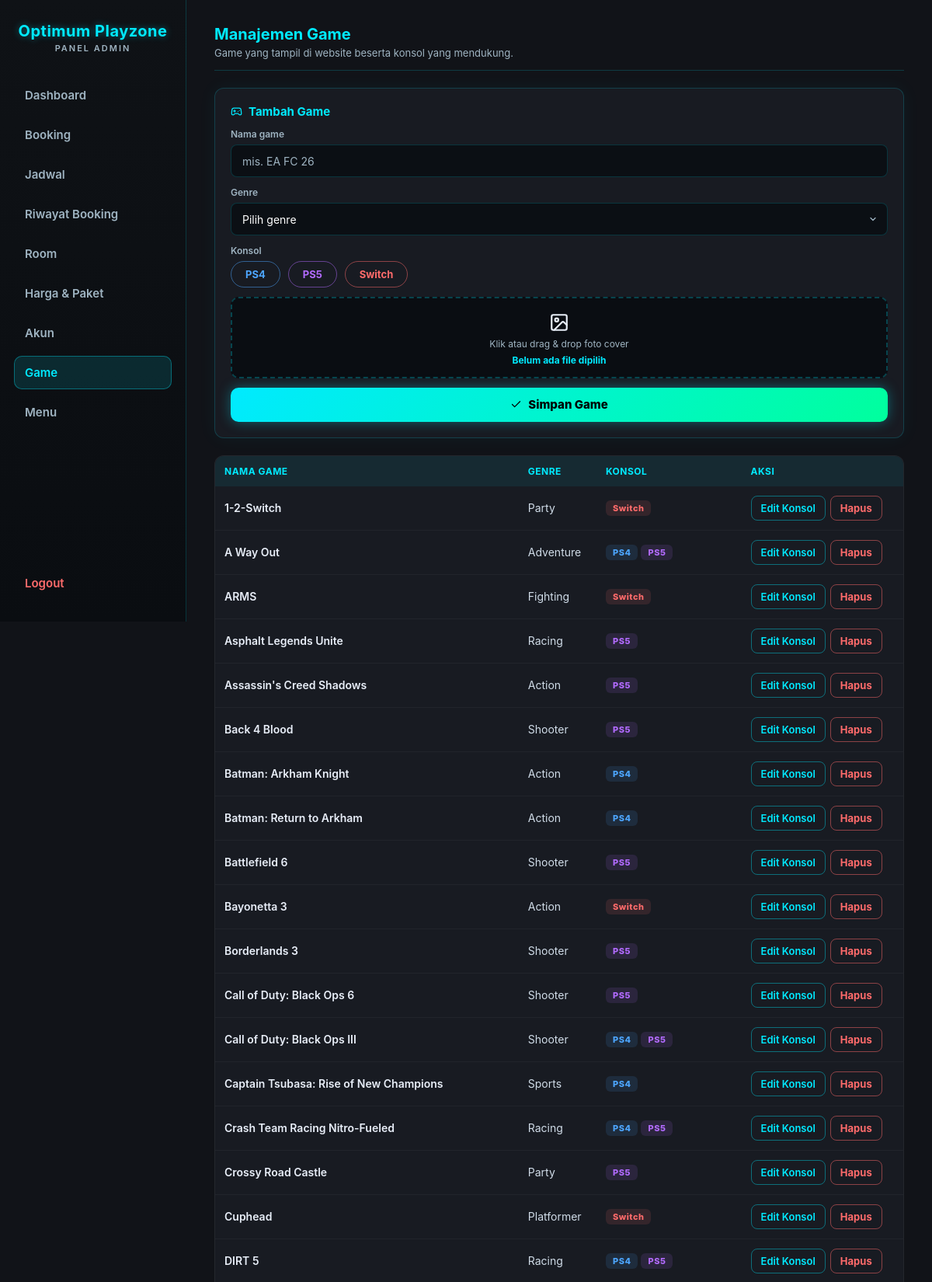
/KITSUNE-ADMIN.php?page=game (signed in, upper part), run on the app's committed database.
### tables this page shows
CREATE TABLE `games` (
  `id` int(11) NOT NULL AUTO_INCREMENT,
  `title` varchar(100) NOT NULL,
  `genre` varchar(50) NOT NULL,
  `image` varchar(255) DEFAULT NULL,
  `is_active` tinyint(1) DEFAULT 1,
  `created_at` timestamp NOT NULL DEFAULT current_timestamp(),
  PRIMARY KEY (`id`)
);

### booking_lib.php (called while the page is built, shortened)
<?php
function pricePackages() {
  static $cache = null;
  if ($cache === null) {
    global $conn;
    $cache = [];
    foreach ($conn->query("SELECT rate, hours, price FROM price_packages ORDER BY rate, hours") as $r) {
      $cache[intval($r["rate"])][intval($r["hours"]) - 1] = intval($r["price"]);
    }
    $cache = array_filter($cache, fn($p) => count($p) === PACKAGE_HOURS);
  }
  return $cache;
}
function studentPrices() {
  static $cache = null;
  if ($cache === null) {
    global $conn;
    $cache = [];
    foreach ($conn->query("SELECT rate, price_1h, price_3h FROM student_prices ORDER BY rate") as $r) {
      $cache[intval($r["rate"])] = [intval($r["price_1h"]), intval($r["price_3h"])];
    }
  }
  return $cache;
}
function pricingJson() {
  return json_encode(['packages' => pricePackages(), 'student' => studentPrices()]);
}

### db.php (called while the page is built, shortened)
<?php
function passwordSig($hash) {
  return substr(hash('sha256', (string) $hash), 0, 16);
}
function isAdminSession($conn) {
  $id = intval($_SESSION['admin_id']);
  $stmt = $conn->prepare("SELECT password FROM users WHERE id = ? AND role = 'admin'");
  $stmt->bind_param("i", $id);
  $stmt->execute();
  $row = $stmt->get_result()->fetch_assoc();
  $ok = $row && (empty($_SESSION['admin_pw_sig']) || hash_equals($_SESSION['admin_pw_sig'], passwordSig($row['password'])));
  return $ok;
}

### KITSUNE-ADMIN.php (the view, shortened to what this page needs)
<?php
require __DIR__ . '/db.php';
require_once __DIR__ . '/booking_lib.php';
require __DIR__ . '/icons.php';
function jsArg($v) {
  return htmlspecialchars(json_encode($v, JSON_HEX_TAG | JSON_HEX_APOS | JSON_HEX_QUOT | JSON_HEX_AMP | JSON_INVALID_UTF8_SUBSTITUTE), ENT_QUOTES);
}
$isAdmin = isAdminSession($conn);
$navItems = ['dashboard' => 'Dashboard', 'booking' => 'Booking', 'jadwal' => 'Jadwal', 'riwayat' => 'Riwayat Booking',
             'room' => 'Room', 'harga' => 'Harga & Paket', 'akun' => 'Akun', 'game' => 'Game', 'menu' => 'Menu'];
$page    = $_GET['page'] ?? 'dashboard';
?>
<!DOCTYPE html>
<html>
<head>
  <link rel="stylesheet" href="admin.css?v=<?= filemtime(__DIR__ . '/admin.css') ?>">
</head>
<body data-open-sec="<?= BOOKING_OPEN_SEC ?>" data-close-sec="<?= BOOKING_CLOSE_SEC ?>" data-pricing="<?= htmlspecialchars(pricingJson()) ?>">
<?php if (!$isAdmin): ?>
  <div class="login-box">
    <h2>Optimum Playzone<span class="brand-sub">Login Admin</span></h2>
    <?php if (isset($error)): ?>
      <p class="error"><?= htmlspecialchars($error) ?></p>
    <?php endif; ?>
    <form method="post">
      <input name="username" placeholder="Username" required>
      <input type="password" name="password" placeholder="Password" required>
      <button name="login">Login</button>
    </form>
  </div>
<?php else: ?>
<nav class="sidebar">
  <h2>Optimum Playzone<span class="brand-sub">Panel Admin</span></h2>
  <?php foreach ($navItems as $key => $label): ?>
    <a href="?page=<?= $key ?>" data-nav="<?= $key ?>"<?= $page === $key ? ' class="active"' : '' ?>><?= htmlspecialchars($label) ?>
    </a>
  <?php endforeach; ?>
  <form method="post" class="logout-form">
    <button type="submit" name="logout" value="1">Logout</button>
  </form>
</nav>
<main>
<?php if ($page === 'dashboard'): ?>
  <?php
    releaseNoShows($conn);
    $now        = time();
    $todayStart = strtotime('today', $now);
    $monthStart = strtotime(date('Y-m-01', $now));
    $monthEnd   = strtotime('+1 month', $monthStart);
    $bulanNama  = ['Januari','Februari','Maret','April','Mei','Juni','Juli','Agustus','September','Oktober','November','Desember'];
    $bulanIni   = $bulanNama[intval(date('n', $now)) - 1] . ' ' . date('Y', $now);
    $revenueSince = function ($from) use ($conn) {
      $stmt = $conn->prepare("SELECT COALESCE(SUM(p.amount), 0) AS s FROM booking_payments p JOIN bookings b ON b.id = p.booking_id WHERE b.payment_status <> 'cancelled' AND p.paid_at >= ?");
      $stmt->bind_param("i", $from);
      $stmt->execute();
      $s = intval($stmt->get_result()->fetch_assoc()['s']);
      $stmt->close();
      return $s;
    };
    $revToday = $revenueSince($todayStart);
    $revMonth = $revenueSince($monthStart);
    $tomorrow = $todayStart + 86400;
    $stmt = $conn->prepare("SELECT COUNT(*) AS n FROM bookings WHERE payment_status <> 'cancelled' AND start_time >= ? AND start_time < ?");
    $stmt->bind_param("ii", $todayStart, $tomorrow);
    $stmt->execute();
    $bookToday = intval($stmt->get_result()->fetch_assoc()['n']);
    $stmt->close();
    $monthStartSql = date('Y-m-d 00:00:00', $monthStart);
    $stmt = $conn->prepare("SELECT COALESCE(SUM(quantity * unit_price), 0) AS s FROM menu_orders WHERE status = 'selesai' AND created_at >= ?");
    $stmt->bind_param("s", $monthStartSql);
    $stmt->execute();
    $menuMonth = intval($stmt->get_result()->fetch_assoc()['s']);
    $stmt->close();
    $days = [];
    for ($i = 13; $i >= 0; $i--) {
      $d = strtotime("-$i day", $todayStart);
      $days[date('Y-m-d', $d)] = ['ts' => $d, 'sum' => 0, 'count' => 0];
    }
    $chartFrom = reset($days)['ts'];
    $stmt = $conn->prepare("
      SELECT DATE(FROM_UNIXTIME(p.paid_at)) AS d, SUM(p.amount) AS s, COUNT(*) AS n
      FROM booking_payments p JOIN bookings b ON b.id = p.booking_id
      WHERE b.payment_status <> 'cancelled' AND p.paid_at >= ?
      GROUP BY d
    ");
    $stmt->bind_param("i", $chartFrom);
    $stmt->execute();
    $res = $stmt->get_result();
    while ($row = $res->fetch_assoc()) {
      if (isset($days[$row['d']])) {
        $days[$row['d']]['sum'] = intval($row['s']);
        $days[$row['d']]['count'] = intval($row['n']);
      }
    }
    $stmt->close();
    $maxDay = max(1, max(array_column($days, 'sum')));
    $stmt = $conn->prepare("SELECT payment_status, source, COUNT(*) AS n FROM bookings WHERE start_time >= ? AND start_time < ? GROUP BY payment_status, source");
    $stmt->bind_param("ii", $monthStart, $monthEnd);
    $stmt->execute();
    $byStatus = ['paid' => 0, 'unpaid' => 0, 'cancelled' => 0];
    $bySource = ['online' => 0, 'walkin' => 0];
    $res = $stmt->get_result();
    while ($row = $res->fetch_assoc()) {
      $byStatus[$row['payment_status']] = ($byStatus[$row['payment_status']] ?? 0) + intval($row['n']);
      if ($row['payment_status'] !== 'cancelled') $bySource[$row['source']] += intval($row['n']);
    }
    $stmt->close();
    $totalMonth = max(1, array_sum($byStatus));
    $totalSource = max(1, array_sum($bySource));
    $stmt = $conn->prepare("
      SELECT r.title, r.console_type, r.console_model, COUNT(b.id) AS n, COALESCE(SUM(b.amount_paid), 0) AS s
      FROM bookings b JOIN rooms r ON r.id = b.room_id
      WHERE b.payment_status <> 'cancelled' AND b.start_time >= ? AND b.start_time < ?
      GROUP BY r.id ORDER BY n DESC, s DESC LIMIT 5
    ");
    $stmt->bind_param("ii", $monthStart, $monthEnd);
    $stmt->execute();
    $topRooms = $stmt->get_result()->fetch_all(MYSQLI_ASSOC);
    $stmt->close();
    $maxRoom = max(1, max(array_column($topRooms, 'n') ?: [0]));
    $rp = fn($n) => 'Rp' . number_format($n, 0, ',', '.');
    $hariPendek = ['Min','Sen','Sel','Rab','Kam','Jum','Sab'];
  ?>
  <div class="page-head">
    <div>
      <h2>Dashboard</h2>
      <p class="page-sub">Ringkasan pendapatan dan booking. Pendapatan dihitung dari pembayaran yang sudah diterima kasir.</p>
    </div>
    <span class="clock-chip"><?= icon('clock') ?> <?= date('d', $now) ?> <?= $bulanNama[intval(date('n', $now)) - 1] ?></span>
  </div>
  <div class="stat-row">
    <div class="stat-card stat-kosong"><span class="stat-num"><?= $rp($revToday) ?></span><span class="stat-label">Pendapatan hari ini</span></div>
    <div class="stat-card stat-tunggu"><span class="stat-num"><?= $rp($revMonth) ?></span><span class="stat-label">Pendapatan <?= $bulanIni ?></span></div>
    <div class="stat-card stat-service"><span class="stat-num"><?= $bookToday ?></span><span class="stat-label">Booking jadwal hari ini</span></div>
    <div class="stat-card stat-dipakai"><span class="stat-num"><?= $rp($menuMonth) ?></span><span class="stat-label">Penjualan menu <?= $bulanIni ?></span></div>
  </div>
  <div class="dash-grid">
    <section class="panel-card dash-chart-card">
      <h3 class="panel-title"><?= icon('clipboard') ?> Pendapatan 14 hari terakhir</h3>
      <div class="bar-chart" role="img" aria-label="Grafik batang pendapatan harian 14 hari terakhir">
        <?php foreach ($days as $date => $d): ?>
          <?php
            $h = $d['sum'] > 0 ? max(3, round($d['sum'] / $maxDay * 100)) : 0;
            $label = $hariPendek[intval(date('w', $d['ts']))] . ' ' . date('j', $d['ts']);
            $tip = date('d', $d['ts']) . ' ' . $bulanNama[intval(date('n', $d['ts'])) - 1] . ' · ' . $rp($d['sum']) . ' · ' . $d['count'] . ' pembayaran';
          ?>
          <div class="bar-col<?= $date === date('Y-m-d', $now) ? ' is-today' : '' ?>" data-tip="<?= htmlspecialchars($tip) ?>" tabindex="0">
            <div class="bar-track"><div class="bar" style="height:<?= $h ?>%"></div></div>
            <span class="bar-label"><?= $label ?></span>
          </div>
        <?php endforeach; ?>
      </div>
      <p class="chart-scale">Tertinggi: <?= $rp($maxDay > 1 ? $maxDay : 0) ?> per hari</p>
      <details class="chart-table">
        <summary>Lihat tabel data</summary>
        <div class="table-wrap">
          <table class="users-table">
            <tr><th>Tanggal</th><th>Pembayaran</th><th>Pendapatan</th></tr>
            <?php foreach (array_reverse($days, true) as $d): ?>
              <tr><td><?= date('d', $d['ts']) . ' ' . $bulanNama[intval(date('n', $d['ts'])) - 1] ?></td><td><?= $d['count'] ?></td><td><?= $rp($d['sum']) ?></td></tr>
            <?php endforeach; ?>
          </table>
        </div>
      </details>
    </section>
    <section class="panel-card">
      <h3 class="panel-title"><?= icon('check') ?> Booking <?= $bulanIni ?></h3>
      <?php
        $statusRows = [
          ['Lunas', $byStatus['paid'], 'st-paid'],
          ['Belum bayar', $byStatus['unpaid'], 'st-unpaid'],
          ['Dibatalkan', $byStatus['cancelled'], 'st-cancel'],
        ];
      ?>
      <ul class="hbar-list">
        <?php foreach ($statusRows as [$lbl, $n, $cls]): ?>
          <li class="<?= $cls ?>">
            <div class="hbar-head"><span><?= $lbl ?></span><strong><?= $n ?></strong></div>
            <div class="hbar-track"><div class="hbar" style="width:<?= round($n / $totalMonth * 100) ?>%"></div></div>
          </li>
        <?php endforeach; ?>
      </ul>
      <h4 class="dash-sub">Sumber booking (tidak termasuk batal)</h4>
      <div class="split-bar" role="img" aria-label="Online <?= $bySource['online'] ?>, Offline <?= $bySource['walkin'] ?>">
        <div class="split-online" style="width:<?= round($bySource['online'] / $totalSource * 100) ?>%"></div>
        <div class="split-offline" style="width:<?= round($bySource['walkin'] / $totalSource * 100) ?>%"></div>
      </div>
      <div class="split-legend">
        <span><i class="dot dot-online"></i> Online <strong><?= $bySource['online'] ?></strong></span>
        <span><i class="dot dot-offline"></i> Offline <strong><?= $bySource['walkin'] ?></strong></span>
      </div>
    </section>
    <section class="panel-card">
      <h3 class="panel-title"><?= icon('gamepad') ?> Ruangan terlaris <?= $bulanIni ?></h3>
      <?php if (!$topRooms): ?>
        <p class="queue-empty">Belum ada booking bulan ini.</p>
      <?php else: ?>
        <ol class="rank-list">
          <?php foreach ($topRooms as $i => $r): ?>
            <li>
              <span class="rank-no"><?= $i + 1 ?></span>
              <div class="rank-info">
                <div class="hbar-head">
                  <span><?= htmlspecialchars($r['title']) ?> <span class="console-chip c-<?= strtolower(htmlspecialchars($r['console_type'])) ?>"><?= htmlspecialchars($r['console_model']) ?></span></span>
                  <strong><?= intval($r['n']) ?> booking</strong>
                </div>
                <div class="hbar-track"><div class="hbar" style="width:<?= round(intval($r['n']) / $maxRoom * 100) ?>%"></div></div>
                <span class="cell-sub">Diterima <?= $rp(intval($r['s'])) ?></span>
              </div>
            </li>
          <?php endforeach; ?>
        </ol>
      <?php endif; ?>
    </section>
  </div>
  <div id="chartTip" class="chart-tip" hidden></div>
<?php elseif ($page === 'game'): ?>
<?php
$games = mysqli_query($conn, "
  SELECT g.id, g.title, g.genre,
  GROUP_CONCAT(gc.console_type ORDER BY gc.console_type) AS consoles
  FROM games g
  LEFT JOIN game_consoles gc ON g.id = gc.game_id
  GROUP BY g.id
  ORDER BY g.title
");
?>
<div class="page-head">
  <div>
    <h2>Manajemen Game</h2>
    <p class="page-sub">Game yang tampil di website beserta konsol yang mendukung.</p>
  </div>
</div>
<div class="split">
  <form id="addGameForm" class="panel-card" enctype="multipart/form-data">
    <h3 class="panel-title"><?= icon('gamepad') ?> Tambah Game</h3>
    <label class="field">
      <span>Nama game</span>
      <input name="title" placeholder="mis. EA FC 26" maxlength="100" required>
    </label>
    <label class="field">
      <span>Genre</span>
      <select id="genreSelect" name="genre" required>
        <option value="">Pilih genre</option>
      </select>
    </label>
    <div class="field">
      <span>Konsol</span>
      <div class="checkbox-group">
        <?php foreach (CONSOLE_TYPES as $c): ?>
          <label><input type="checkbox" name="consoles[]" value="<?= $c ?>"> <?= $c === 'SWITCH' ? 'Switch' : $c ?></label>
        <?php endforeach; ?>
      </div>
    </div>
    <label class="file-upload-zone">
      <div class="file-upload-inner">
        <span class="file-upload-icon"><?= icon('image') ?></span>
        <span class="file-upload-label">Klik atau drag & drop foto cover</span>
        <span class="file-upload-name">Belum ada file dipilih</span>
      </div>
    </label>
    <button type="submit" class="btn-primary"><?= icon('check') ?> Simpan Game</button>
  </form>
  <div class="table-wrap">
    <table class="users-table">
      <tr><th>Nama Game</th><th>Genre</th><th>Konsol</th><th>Aksi</th></tr>
      <?php while ($g = mysqli_fetch_assoc($games)): ?>
      <?php $consolesArr = $g['consoles'] ? explode(',', $g['consoles']) : []; ?>
      <tr>
        <td class="cell-main wrap-cell"><?= htmlspecialchars($g['title']) ?></td>
        <td><?= htmlspecialchars($g['genre']) ?></td>
        <td>
          <div class="chip-row">
            <?php foreach ($consolesArr as $c): ?>
              <span class="console-chip c-<?= strtolower(htmlspecialchars($c)) ?>"><?= $c === 'SWITCH' ? 'Switch' : htmlspecialchars($c) ?></span>
            <?php endforeach; ?>
          </div>
        </td>
        <td>
          <div class="row-actions">
            <button class="btn-ghost-sm" onclick="openEditGame(<?= intval($g['id']) ?>, <?= jsArg($g['title']) ?>, <?= jsArg($consolesArr) ?>)">Edit Konsol</button>
            <button class="btn-danger-sm" onclick="deleteGame(<?= intval($g['id']) ?>, <?= jsArg($g['title']) ?>)">Hapus</button>
          </div>
        </td>
      </tr>
      <?php endwhile; ?>
    </table>
  </div>
</div>
<?php endif; ?>
</main>
<?php endif; ?>
</body>
</html>

### data on the page
games: title "1-2-Switch", genre "Party"
games: title "A Way Out", genre "Adventure", c "PS4", c "PS5"
games: title "ARMS", genre "Fighting", shows "Switch"
games: title "Asphalt Legends Unite", genre "Racing", c "PS5"
games: title "Assassin's Creed Shadows", genre "Action", c "PS5"
games: title "Back 4 Blood", genre "Shooter", c "PS5"
games: title "Batman: Arkham Knight", genre "Action", c "PS4"
games: title "Batman: Return to Arkham", genre "Action", c "PS4"
games: title "Battlefield 6", genre "Shooter", c "PS5"
games: title "Bayonetta 3", genre "Action", shows "Switch"
games: title "Borderlands 3", genre "Shooter", c "PS5"
games: title "Call of Duty: Black Ops 6", genre "Shooter", c "PS5"
games: title "Call of Duty: Black Ops III", genre "Shooter", c "PS4", c "PS5"
games: title "Captain Tsubasa: Rise of New Champions", genre "Sports", c "PS4"
games: title "Crash Team Racing Nitro-Fueled", genre "Racing", c "PS4", c "PS5"
games: title "Crossy Road Castle", genre "Party", c "PS5"
games: title "Cuphead", genre "Platformer", shows "Switch"
games: title "DIRT 5", genre "Racing", c "PS4", c "PS5"

### other printed values
$label "Dashboard"
$label "Booking"
$label "Jadwal"
$label "Riwayat Booking"
$label "Room"
$label "Harga & Paket"
$label "Akun"
$label "Game"
$label "Menu"
$c "PS4"
$c "PS5"
